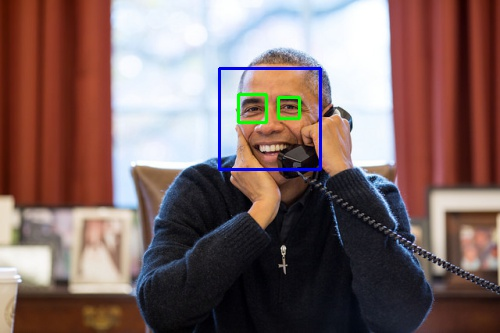
#> input picture face detection/temp/pic.jpg.faces.jpg, 500 x 333 px; its folder holds only this picture in this run
$ python detect.py temp/pic.jpg.faces.jpg
#> lines starting #> are read from the running program, lines starting #| are printed output that depends on the picture
#Face and eye detection using opencv
#Michael Nyamande 2016
import cv2
import sys
import os
#create the face cascades
face_cascade = cv2.CascadeClassifier('face.xml')
eye_cascade = cv2.CascadeClassifier('haarcascade_eye.xml')

for infname in sys.argv[1:]:
    #get images from cmd arguments
    image_path = os.path.expanduser(infname)
    img = cv2.imread(image_path)
#> img is the input picture: shape (333, 500, 3); mean B, G, R 102.2, 104.4, 128.2
    #resize image
    r = 500.0 / img.shape[1]
#> r = 1
    dim = (500, int(img.shape[0] * r))
#> dim = (500, 333)
    r_img = cv2.resize(img, dim, interpolation=cv2.INTER_AREA)
    gray = cv2.cvtColor(r_img, cv2.COLOR_BGR2GRAY)
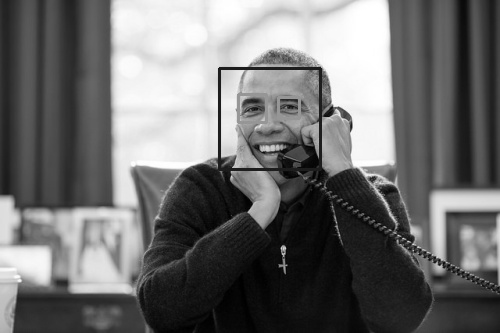
#> gray: shape (333, 500); min 0, max 255, mean 111.3
    #detect faces in image
    faces = face_cascade.detectMultiScale(gray, 1.3, 5)
#> faces = [[220, 69, 101, 101]]
    for (x, y, w, h) in faces:
        #draw a recangle over the face
        cv2.rectangle(r_img, (x, y), (x + w, y + h), (255, 0, 0), 2)
        roi_gray = gray[y:y + h, x:x + w]
        roi_color = r_img[y:y + h, x:x + w]
        eyes = eye_cascade.detectMultiScale(roi_gray ,1.2  )
        for (ex, ey, ew, eh) in eyes:
            #draw a rectangle over the eyes
            cv2.rectangle(roi_color, (ex, ey), (ex + ew, ey + eh), (0, 255, 0), 2)
        outfname = "temp/%s.faces.jpg" % os.path.basename(infname)
        cv2.imwrite(os.path.expanduser(outfname), r_img)
        print("face")
#> this loop made 1 pass
#| face
#> pass 1, `roi_gray = gray[y:y + h, x:x + w]`:
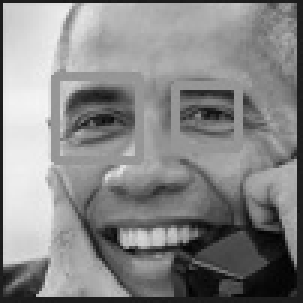
#> roi_gray: shape (101, 101) (shown 3 times larger); min 1, max 246, mean 134.4
#> pass 1, `roi_color = r_img[y:y + h, x:x + w]`:
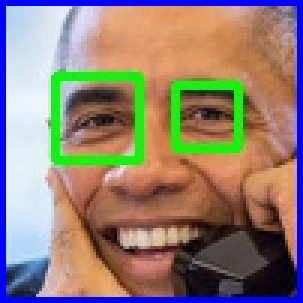
#> roi_color: shape (101, 101, 3) (shown 3 times larger); mean B, G, R 117.9, 127.1, 144.9
#> pass 1, `cv2.imwrite(os.path.expanduser(outfname), r_img)`:
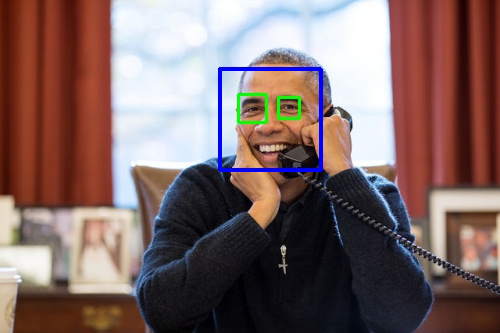
#> saved as pic.jpg.faces.jpg.faces.jpg: shape (333, 500, 3); mean B, G, R 102.6, 104.1, 127.8

$ run again, on face detection/temp/pic2.jpg.faces.jpg
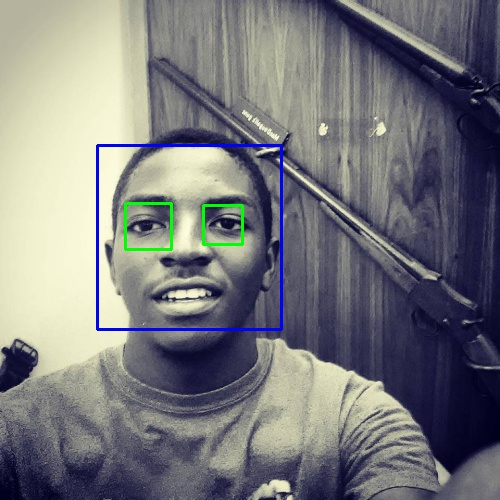
#> input picture face detection/temp/pic2.jpg.faces.jpg, 500 x 500 px
#> img is the input picture: shape (500, 500, 3); mean B, G, R 124, 121.2, 120.5
#> `gray = cv2.cvtColor(r_img, cv2.COLOR_BGR2GRAY)`:
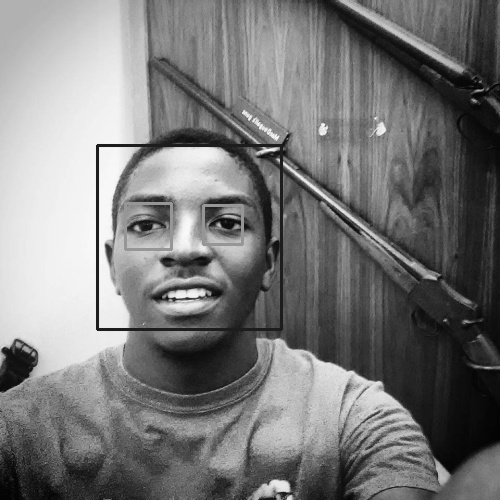
#> gray: shape (500, 500); min 3, max 252, mean 121.3
#> faces = [[88, 138, 197, 197]]
#> the loop `for (x, y, w, h) in faces:` made 1 pass
#> (x, y, w, h, eyes) on pass 1: (88, 138, 197, 197, [[115, 67, 38, 38], [35, 68, 39, 39]])
#> (printed output is left out)
#> after the loop `for (x, y, w, h) in faces:`:
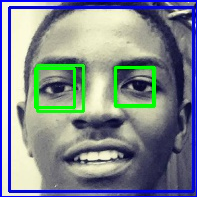
#> roi_color: shape (197, 197, 3); mean B, G, R 142.3, 135.8, 125.9
